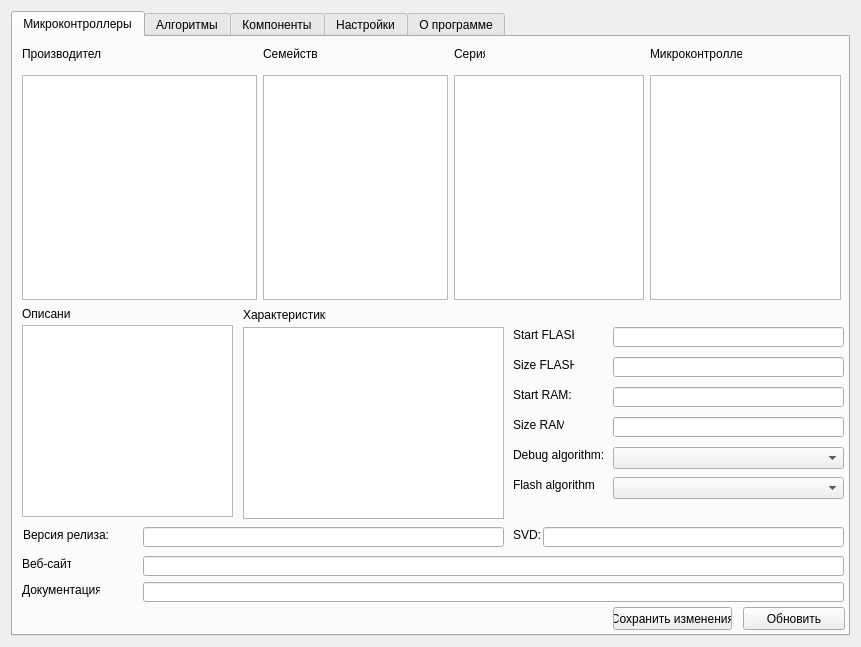
<?xml version="1.0" encoding="UTF-8"?>
<ui version="4.0">
 <class>MainForm</class>
 <widget class="QMainWindow" name="MainForm">
  <property name="geometry">
   <rect>
    <x>0</x>
    <y>0</y>
    <width>861</width>
    <height>647</height>
   </rect>
  </property>
  <property name="minimumSize">
   <size>
    <width>861</width>
    <height>647</height>
   </size>
  </property>
  <property name="maximumSize">
   <size>
    <width>861</width>
    <height>647</height>
   </size>
  </property>
  <property name="windowTitle">
   <string>CoIDE Pack Installer</string>
  </property>
  <property name="windowIcon">
   <iconset resource="resources.qrc">
    <normaloff>:/img/HamLab_favicon.ico</normaloff>:/img/HamLab_favicon.ico</iconset>
  </property>
  <widget class="QWidget" name="centralWidget">
   <layout class="QGridLayout" name="gridLayout">
    <item row="0" column="1">
     <widget class="QTabWidget" name="tabWidget">
      <property name="currentIndex">
       <number>0</number>
      </property>
      <widget class="QWidget" name="tabMcu">
       <attribute name="title">
        <string>Микроконтроллеры</string>
       </attribute>
       <widget class="QListWidget" name="listWidgetManufacturer">
        <property name="geometry">
         <rect>
          <x>9</x>
          <y>38</y>
          <width>235</width>
          <height>225</height>
         </rect>
        </property>
       </widget>
       <widget class="QLabel" name="label">
        <property name="geometry">
         <rect>
          <x>9</x>
          <y>9</y>
          <width>79</width>
          <height>16</height>
         </rect>
        </property>
        <property name="text">
         <string>Производитель</string>
        </property>
       </widget>
       <widget class="QListWidget" name="listWidgetSeries">
        <property name="geometry">
         <rect>
          <x>441</x>
          <y>38</y>
          <width>190</width>
          <height>225</height>
         </rect>
        </property>
       </widget>
       <widget class="QLabel" name="label_2">
        <property name="geometry">
         <rect>
          <x>441</x>
          <y>9</y>
          <width>31</width>
          <height>16</height>
         </rect>
        </property>
        <property name="text">
         <string>Серия</string>
        </property>
       </widget>
       <widget class="QListWidget" name="listWidgetMcu">
        <property name="geometry">
         <rect>
          <x>637</x>
          <y>38</y>
          <width>191</width>
          <height>225</height>
         </rect>
        </property>
       </widget>
       <widget class="QLabel" name="label_3">
        <property name="geometry">
         <rect>
          <x>637</x>
          <y>9</y>
          <width>92</width>
          <height>16</height>
         </rect>
        </property>
        <property name="text">
         <string>Микроконтроллер</string>
        </property>
       </widget>
       <widget class="QListWidget" name="listWidgetFamily">
        <property name="geometry">
         <rect>
          <x>250</x>
          <y>38</y>
          <width>185</width>
          <height>225</height>
         </rect>
        </property>
       </widget>
       <widget class="QLabel" name="label_4">
        <property name="geometry">
         <rect>
          <x>250</x>
          <y>9</y>
          <width>54</width>
          <height>16</height>
         </rect>
        </property>
        <property name="maximumSize">
         <size>
          <width>60</width>
          <height>16777215</height>
         </size>
        </property>
        <property name="text">
         <string>Семейство</string>
        </property>
       </widget>
       <widget class="QPlainTextEdit" name="plainTextEditDescription">
        <property name="geometry">
         <rect>
          <x>9</x>
          <y>288</y>
          <width>211</width>
          <height>192</height>
         </rect>
        </property>
       </widget>
       <widget class="QLabel" name="label_5">
        <property name="geometry">
         <rect>
          <x>9</x>
          <y>269</y>
          <width>49</width>
          <height>16</height>
         </rect>
        </property>
        <property name="text">
         <string>Описание</string>
        </property>
       </widget>
       <widget class="QLabel" name="label_7">
        <property name="geometry">
         <rect>
          <x>9</x>
          <y>519</y>
          <width>49</width>
          <height>16</height>
         </rect>
        </property>
        <property name="text">
         <string>Веб-сайт:</string>
        </property>
       </widget>
       <widget class="QLabel" name="label_9">
        <property name="geometry">
         <rect>
          <x>9</x>
          <y>545</y>
          <width>78</width>
          <height>16</height>
         </rect>
        </property>
        <property name="text">
         <string>Документация:</string>
        </property>
       </widget>
       <widget class="QLineEdit" name="lineEditUrl">
        <property name="geometry">
         <rect>
          <x>130</x>
          <y>519</y>
          <width>701</width>
          <height>20</height>
         </rect>
        </property>
       </widget>
       <widget class="QLineEdit" name="lineEditDatasheetUrl">
        <property name="geometry">
         <rect>
          <x>130</x>
          <y>545</y>
          <width>701</width>
          <height>20</height>
         </rect>
        </property>
       </widget>
       <widget class="QPlainTextEdit" name="plainTextEditFeatures">
        <property name="geometry">
         <rect>
          <x>230</x>
          <y>290</y>
          <width>261</width>
          <height>192</height>
         </rect>
        </property>
        <property name="lineWrapMode">
         <enum>QPlainTextEdit::NoWrap</enum>
        </property>
       </widget>
       <widget class="QLabel" name="label_6">
        <property name="geometry">
         <rect>
          <x>230</x>
          <y>270</y>
          <width>83</width>
          <height>16</height>
         </rect>
        </property>
        <property name="text">
         <string>Характеристики</string>
        </property>
       </widget>
       <widget class="QPushButton" name="pushButtonSave">
        <property name="geometry">
         <rect>
          <x>600</x>
          <y>570</y>
          <width>119</width>
          <height>23</height>
         </rect>
        </property>
        <property name="maximumSize">
         <size>
          <width>150</width>
          <height>16777215</height>
         </size>
        </property>
        <property name="text">
         <string>Сохранить изменения</string>
        </property>
       </widget>
       <widget class="QPushButton" name="pushButtonDataLoad">
        <property name="geometry">
         <rect>
          <x>730</x>
          <y>570</y>
          <width>102</width>
          <height>23</height>
         </rect>
        </property>
        <property name="maximumSize">
         <size>
          <width>150</width>
          <height>16777215</height>
         </size>
        </property>
        <property name="text">
         <string>Обновить</string>
        </property>
       </widget>
       <widget class="QLabel" name="label_8">
        <property name="geometry">
         <rect>
          <x>500</x>
          <y>320</y>
          <width>61</width>
          <height>16</height>
         </rect>
        </property>
        <property name="text">
         <string>Size FLASH:</string>
        </property>
       </widget>
       <widget class="QLineEdit" name="lineEditFlashSize">
        <property name="geometry">
         <rect>
          <x>600</x>
          <y>320</y>
          <width>231</width>
          <height>20</height>
         </rect>
        </property>
       </widget>
       <widget class="QLabel" name="label_11">
        <property name="geometry">
         <rect>
          <x>500</x>
          <y>380</y>
          <width>51</width>
          <height>16</height>
         </rect>
        </property>
        <property name="text">
         <string>Size RAM:</string>
        </property>
       </widget>
       <widget class="QLineEdit" name="lineEditRamSize">
        <property name="geometry">
         <rect>
          <x>600</x>
          <y>380</y>
          <width>231</width>
          <height>20</height>
         </rect>
        </property>
       </widget>
       <widget class="QLabel" name="label_13">
        <property name="geometry">
         <rect>
          <x>500</x>
          <y>290</y>
          <width>61</width>
          <height>16</height>
         </rect>
        </property>
        <property name="text">
         <string>Start FLASH:</string>
        </property>
       </widget>
       <widget class="QLineEdit" name="lineEditFlashStart">
        <property name="geometry">
         <rect>
          <x>600</x>
          <y>290</y>
          <width>231</width>
          <height>20</height>
         </rect>
        </property>
       </widget>
       <widget class="QLabel" name="label_14">
        <property name="geometry">
         <rect>
          <x>500</x>
          <y>350</y>
          <width>61</width>
          <height>16</height>
         </rect>
        </property>
        <property name="text">
         <string>Start RAM:</string>
        </property>
       </widget>
       <widget class="QLineEdit" name="lineEditRamStart">
        <property name="geometry">
         <rect>
          <x>600</x>
          <y>350</y>
          <width>231</width>
          <height>20</height>
         </rect>
        </property>
       </widget>
       <widget class="QLabel" name="label_15">
        <property name="geometry">
         <rect>
          <x>500</x>
          <y>410</y>
          <width>91</width>
          <height>16</height>
         </rect>
        </property>
        <property name="text">
         <string>Debug algorithm:</string>
        </property>
       </widget>
       <widget class="QComboBox" name="comboBoxDebugAlg">
        <property name="geometry">
         <rect>
          <x>600</x>
          <y>410</y>
          <width>231</width>
          <height>22</height>
         </rect>
        </property>
       </widget>
       <widget class="QLabel" name="label_16">
        <property name="geometry">
         <rect>
          <x>500</x>
          <y>440</y>
          <width>81</width>
          <height>16</height>
         </rect>
        </property>
        <property name="text">
         <string>Flash algorithm:</string>
        </property>
       </widget>
       <widget class="QComboBox" name="comboBoxFlashAlg">
        <property name="geometry">
         <rect>
          <x>600</x>
          <y>440</y>
          <width>231</width>
          <height>22</height>
         </rect>
        </property>
       </widget>
       <widget class="QLabel" name="label_33">
        <property name="geometry">
         <rect>
          <x>10</x>
          <y>490</y>
          <width>91</width>
          <height>16</height>
         </rect>
        </property>
        <property name="text">
         <string>Версия релиза:</string>
        </property>
       </widget>
       <widget class="QLineEdit" name="lineEditRelease">
        <property name="geometry">
         <rect>
          <x>130</x>
          <y>490</y>
          <width>361</width>
          <height>20</height>
         </rect>
        </property>
       </widget>
       <widget class="QLabel" name="label_34">
        <property name="geometry">
         <rect>
          <x>500</x>
          <y>490</y>
          <width>31</width>
          <height>16</height>
         </rect>
        </property>
        <property name="text">
         <string>SVD:</string>
        </property>
       </widget>
       <widget class="QLineEdit" name="lineEditSVD">
        <property name="geometry">
         <rect>
          <x>530</x>
          <y>490</y>
          <width>301</width>
          <height>20</height>
         </rect>
        </property>
       </widget>
      </widget>
      <widget class="QWidget" name="tabAlgorithm">
       <attribute name="title">
        <string>Алгоритмы</string>
       </attribute>
       <widget class="QListWidget" name="listWidgetDebAlg">
        <property name="geometry">
         <rect>
          <x>20</x>
          <y>30</y>
          <width>351</width>
          <height>251</height>
         </rect>
        </property>
       </widget>
       <widget class="QLabel" name="label_18">
        <property name="geometry">
         <rect>
          <x>20</x>
          <y>10</y>
          <width>211</width>
          <height>16</height>
         </rect>
        </property>
        <property name="text">
         <string>Существующие алгоритмы отладки:</string>
        </property>
       </widget>
       <widget class="QListWidget" name="listWidgetNewDebAlg">
        <property name="geometry">
         <rect>
          <x>460</x>
          <y>30</y>
          <width>351</width>
          <height>251</height>
         </rect>
        </property>
       </widget>
       <widget class="QLabel" name="label_19">
        <property name="geometry">
         <rect>
          <x>460</x>
          <y>10</y>
          <width>211</width>
          <height>16</height>
         </rect>
        </property>
        <property name="text">
         <string>Новые алгоритмы отладки:</string>
        </property>
       </widget>
       <widget class="QPushButton" name="pushButtonRemDebAlg">
        <property name="geometry">
         <rect>
          <x>400</x>
          <y>90</y>
          <width>41</width>
          <height>23</height>
         </rect>
        </property>
        <property name="text">
         <string>&gt;&gt;</string>
        </property>
       </widget>
       <widget class="QPushButton" name="pushButtonAddDebAlg">
        <property name="geometry">
         <rect>
          <x>400</x>
          <y>130</y>
          <width>41</width>
          <height>23</height>
         </rect>
        </property>
        <property name="text">
         <string>&lt;&lt;</string>
        </property>
       </widget>
       <widget class="QListWidget" name="listWidgetFlashAlg">
        <property name="geometry">
         <rect>
          <x>20</x>
          <y>341</y>
          <width>351</width>
          <height>251</height>
         </rect>
        </property>
       </widget>
       <widget class="QListWidget" name="listWidgetNewFlashAlg">
        <property name="geometry">
         <rect>
          <x>460</x>
          <y>340</y>
          <width>351</width>
          <height>251</height>
         </rect>
        </property>
       </widget>
       <widget class="QLabel" name="label_20">
        <property name="geometry">
         <rect>
          <x>20</x>
          <y>320</y>
          <width>251</width>
          <height>16</height>
         </rect>
        </property>
        <property name="text">
         <string>Существующие алгоритмы программирования:</string>
        </property>
       </widget>
       <widget class="QLabel" name="label_21">
        <property name="geometry">
         <rect>
          <x>460</x>
          <y>320</y>
          <width>211</width>
          <height>16</height>
         </rect>
        </property>
        <property name="text">
         <string>Новые алгоритмы программирования:</string>
        </property>
       </widget>
       <widget class="QPushButton" name="pushButtonRemFlashAlg">
        <property name="geometry">
         <rect>
          <x>400</x>
          <y>440</y>
          <width>41</width>
          <height>23</height>
         </rect>
        </property>
        <property name="text">
         <string>&gt;&gt;</string>
        </property>
       </widget>
       <widget class="QPushButton" name="pushButtonAddFlashAlg">
        <property name="geometry">
         <rect>
          <x>400</x>
          <y>480</y>
          <width>41</width>
          <height>23</height>
         </rect>
        </property>
        <property name="text">
         <string>&lt;&lt;</string>
        </property>
       </widget>
      </widget>
      <widget class="QWidget" name="tabComponents">
       <attribute name="title">
        <string>Компоненты</string>
       </attribute>
       <widget class="QListWidget" name="listWidgetComponents">
        <property name="geometry">
         <rect>
          <x>10</x>
          <y>40</y>
          <width>256</width>
          <height>551</height>
         </rect>
        </property>
       </widget>
       <widget class="QLabel" name="label_25">
        <property name="geometry">
         <rect>
          <x>10</x>
          <y>10</y>
          <width>79</width>
          <height>21</height>
         </rect>
        </property>
        <property name="text">
         <string>Компоненты</string>
        </property>
       </widget>
       <widget class="QLabel" name="label_27">
        <property name="geometry">
         <rect>
          <x>280</x>
          <y>10</y>
          <width>79</width>
          <height>21</height>
         </rect>
        </property>
        <property name="text">
         <string>Производитель</string>
        </property>
       </widget>
       <widget class="QComboBox" name="comboBoxManufacturer">
        <property name="geometry">
         <rect>
          <x>280</x>
          <y>40</y>
          <width>121</width>
          <height>22</height>
         </rect>
        </property>
       </widget>
       <widget class="QLabel" name="label_30">
        <property name="geometry">
         <rect>
          <x>410</x>
          <y>10</y>
          <width>79</width>
          <height>21</height>
         </rect>
        </property>
        <property name="text">
         <string>Семейство</string>
        </property>
       </widget>
       <widget class="QComboBox" name="comboBoxFamily">
        <property name="geometry">
         <rect>
          <x>410</x>
          <y>40</y>
          <width>121</width>
          <height>22</height>
         </rect>
        </property>
       </widget>
       <widget class="QLabel" name="labelComponentsCount">
        <property name="geometry">
         <rect>
          <x>90</x>
          <y>10</y>
          <width>79</width>
          <height>21</height>
         </rect>
        </property>
        <property name="text">
         <string>0</string>
        </property>
       </widget>
       <widget class="QLabel" name="label_31">
        <property name="geometry">
         <rect>
          <x>540</x>
          <y>10</y>
          <width>79</width>
          <height>21</height>
         </rect>
        </property>
        <property name="text">
         <string>Серия</string>
        </property>
       </widget>
       <widget class="QComboBox" name="comboBoxSerie">
        <property name="geometry">
         <rect>
          <x>540</x>
          <y>40</y>
          <width>121</width>
          <height>22</height>
         </rect>
        </property>
       </widget>
       <widget class="QComboBox" name="comboBoxMcu">
        <property name="geometry">
         <rect>
          <x>670</x>
          <y>40</y>
          <width>151</width>
          <height>22</height>
         </rect>
        </property>
       </widget>
       <widget class="QLabel" name="label_32">
        <property name="geometry">
         <rect>
          <x>670</x>
          <y>10</y>
          <width>101</width>
          <height>21</height>
         </rect>
        </property>
        <property name="text">
         <string>Микроконтроллер</string>
        </property>
       </widget>
      </widget>
      <widget class="QWidget" name="tabSettings">
       <attribute name="title">
        <string>Настройки</string>
       </attribute>
       <widget class="QLabel" name="label_17">
        <property name="geometry">
         <rect>
          <x>30</x>
          <y>20</y>
          <width>191</width>
          <height>16</height>
         </rect>
        </property>
        <property name="text">
         <string>Каталог, где хранится CooCox IDE:</string>
        </property>
       </widget>
       <widget class="QLineEdit" name="lineEditIdePath">
        <property name="geometry">
         <rect>
          <x>220</x>
          <y>20</y>
          <width>441</width>
          <height>20</height>
         </rect>
        </property>
       </widget>
       <widget class="QPushButton" name="pushButtonSetIdePath">
        <property name="geometry">
         <rect>
          <x>670</x>
          <y>20</y>
          <width>75</width>
          <height>23</height>
         </rect>
        </property>
        <property name="text">
         <string>Выбрать</string>
        </property>
       </widget>
      </widget>
      <widget class="QWidget" name="tab">
       <attribute name="title">
        <string>О программе</string>
       </attribute>
       <widget class="QLabel" name="label_22">
        <property name="geometry">
         <rect>
          <x>20</x>
          <y>20</y>
          <width>111</width>
          <height>16</height>
         </rect>
        </property>
        <property name="font">
         <font>
          <weight>75</weight>
          <bold>true</bold>
         </font>
        </property>
        <property name="text">
         <string>Автор программы:</string>
        </property>
       </widget>
       <widget class="QLabel" name="label_23">
        <property name="geometry">
         <rect>
          <x>140</x>
          <y>20</y>
          <width>91</width>
          <height>16</height>
         </rect>
        </property>
        <property name="text">
         <string>Андрей Осипов</string>
        </property>
       </widget>
       <widget class="QLabel" name="label_24">
        <property name="geometry">
         <rect>
          <x>20</x>
          <y>50</y>
          <width>71</width>
          <height>16</height>
         </rect>
        </property>
        <property name="font">
         <font>
          <weight>75</weight>
          <bold>true</bold>
         </font>
        </property>
        <property name="text">
         <string>Веб-сайт:</string>
        </property>
       </widget>
       <widget class="QClickableLabel" name="labelWebSite">
        <property name="geometry">
         <rect>
          <x>140</x>
          <y>50</y>
          <width>221</width>
          <height>16</height>
         </rect>
        </property>
        <property name="font">
         <font>
          <underline>true</underline>
         </font>
        </property>
        <property name="cursor">
         <cursorShape>PointingHandCursor</cursorShape>
        </property>
        <property name="styleSheet">
         <string notr="true">color: rgb(0, 0, 255);</string>
        </property>
        <property name="text">
         <string>http://hamlab.net/</string>
        </property>
       </widget>
       <widget class="QLabel" name="label_26">
        <property name="geometry">
         <rect>
          <x>20</x>
          <y>80</y>
          <width>71</width>
          <height>16</height>
         </rect>
        </property>
        <property name="font">
         <font>
          <weight>75</weight>
          <bold>true</bold>
         </font>
        </property>
        <property name="text">
         <string>Версия:</string>
        </property>
       </widget>
       <widget class="QLabel" name="labelAppVersion">
        <property name="geometry">
         <rect>
          <x>140</x>
          <y>80</y>
          <width>221</width>
          <height>16</height>
         </rect>
        </property>
        <property name="text">
         <string>20190218.1418</string>
        </property>
       </widget>
       <widget class="QLabel" name="label_28">
        <property name="geometry">
         <rect>
          <x>20</x>
          <y>110</y>
          <width>81</width>
          <height>16</height>
         </rect>
        </property>
        <property name="font">
         <font>
          <weight>75</weight>
          <bold>true</bold>
         </font>
        </property>
        <property name="text">
         <string>О программе:</string>
        </property>
       </widget>
       <widget class="QLabel" name="label_29">
        <property name="geometry">
         <rect>
          <x>20</x>
          <y>140</y>
          <width>801</width>
          <height>71</height>
         </rect>
        </property>
        <property name="text">
         <string>Программа написана специально для фанатов среды разработки CooCox IDE 1.7 и позволяет добавлять микроконтроллеры других производителей, а также программные компоненты к ним. Распространяется совершенно бесплатно. Автор не несет ответственности за какие-либо ошибки в работе программы. Все изменения в базе данных среды CooCox IDE пользователь прозводит на свой страх и риск. Необходимо следить за корректностью вводимых данных, т.к. они не фильтруются и добавляются в базу в исходном виде.  Если есть желание поблагодарить автора, то можно закинуть пару рублей в Яндекс Кошелек 410012027125014 или поделиться ссылкой на мой сайт http://hamlab.net/</string>
        </property>
        <property name="wordWrap">
         <bool>true</bool>
        </property>
       </widget>
      </widget>
     </widget>
    </item>
   </layout>
  </widget>
 </widget>
 <layoutdefault spacing="6" margin="11"/>
 <customwidgets>
  <customwidget>
   <class>QClickableLabel</class>
   <extends>QLabel</extends>
   <header>qclickablelabel.h</header>
  </customwidget>
 </customwidgets>
 <resources>
  <include location="resources.qrc"/>
 </resources>
 <connections/>
</ui>
